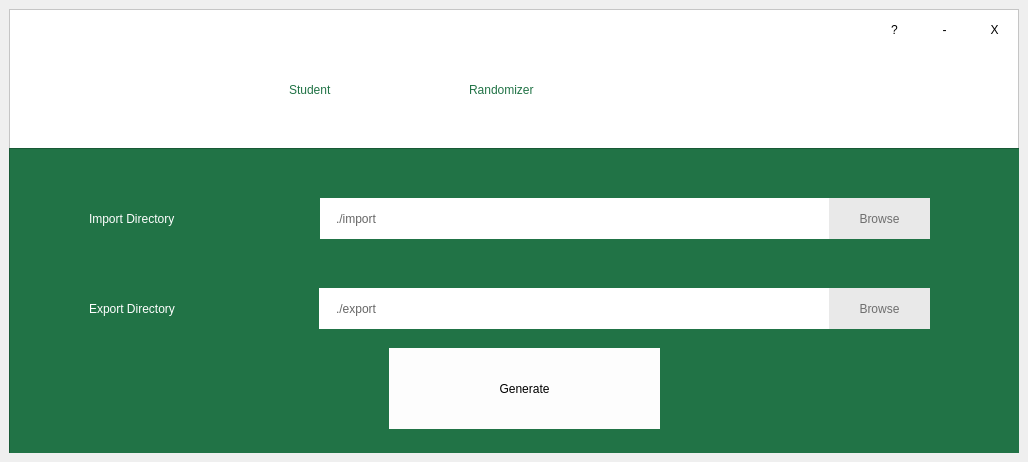
<?xml version="1.0" encoding="UTF-8"?>
<ui version="4.0">
 <class>student_randomizer_main</class>
 <widget class="QMainWindow" name="student_randomizer_main">
  <property name="geometry">
   <rect>
    <x>0</x>
    <y>0</y>
    <width>1028</width>
    <height>462</height>
   </rect>
  </property>
  <property name="minimumSize">
   <size>
    <width>1028</width>
    <height>462</height>
   </size>
  </property>
  <property name="maximumSize">
   <size>
    <width>1028</width>
    <height>462</height>
   </size>
  </property>
  <property name="windowTitle">
   <string>Student Randomizer</string>
  </property>
  <property name="styleSheet">
   <string notr="true">QMainWindow {
	border: none;
	color: rgb(255, 255, 255);
}</string>
  </property>
  <widget class="QWidget" name="main_frame">
   <layout class="QVBoxLayout" name="verticalLayout">
    <item>
     <widget class="QFrame" name="main_window">
      <property name="styleSheet">
       <string notr="true">QFrame{
	background-color:rgb(255, 255, 255);
}</string>
      </property>
      <property name="frameShape">
       <enum>QFrame::StyledPanel</enum>
      </property>
      <property name="frameShadow">
       <enum>QFrame::Raised</enum>
      </property>
      <widget class="QFrame" name="secondary_window">
       <property name="geometry">
        <rect>
         <x>0</x>
         <y>139</y>
         <width>1011</width>
         <height>311</height>
        </rect>
       </property>
       <property name="styleSheet">
        <string notr="true">QFrame{
	background-color: rgb(33, 115, 70);
}</string>
       </property>
       <property name="frameShape">
        <enum>QFrame::StyledPanel</enum>
       </property>
       <property name="frameShadow">
        <enum>QFrame::Raised</enum>
       </property>
       <widget class="QLineEdit" name="import_text_box">
        <property name="geometry">
         <rect>
          <x>310</x>
          <y>50</y>
          <width>511</width>
          <height>41</height>
         </rect>
        </property>
        <property name="styleSheet">
         <string notr="true">QLineEdit {
	border: none;
	padding-left: 15px;
	color: rgb(102, 102, 102);
	font: 18pt &quot;Segoe UI&quot;;
}
QLineEdit:hover {
	background-color: rgb(211, 240, 224);
}
</string>
        </property>
        <property name="text">
         <string>./import</string>
        </property>
       </widget>
       <widget class="QLineEdit" name="export_text_box">
        <property name="geometry">
         <rect>
          <x>310</x>
          <y>140</y>
          <width>511</width>
          <height>41</height>
         </rect>
        </property>
        <property name="styleSheet">
         <string notr="true">QLineEdit {
	border: none;
	padding-left: 15px;
	color: rgb(102, 102, 102);
	font: 18pt &quot;Segoe UI&quot;;
}
QLineEdit:hover {
	background-color: rgb(211, 240, 224);
}</string>
        </property>
        <property name="text">
         <string>./export</string>
        </property>
       </widget>
       <widget class="QPushButton" name="import_button">
        <property name="geometry">
         <rect>
          <x>820</x>
          <y>50</y>
          <width>101</width>
          <height>41</height>
         </rect>
        </property>
        <property name="styleSheet">
         <string notr="true">QPushButton{
	border: 5px;
	background-color: rgb(233, 233, 233);
	color: rgb(110, 110, 110);
	font: 18pt &quot;Segoe UI&quot;;
}
QPushButton:hover {
	background-color: rgb(211, 240, 224);
}

</string>
        </property>
        <property name="text">
         <string>Browse</string>
        </property>
       </widget>
       <widget class="QPushButton" name="export_button">
        <property name="geometry">
         <rect>
          <x>820</x>
          <y>140</y>
          <width>101</width>
          <height>41</height>
         </rect>
        </property>
        <property name="styleSheet">
         <string notr="true">QPushButton{
	border: 5px;
	background-color: rgb(233, 233, 233);
	color: rgb(110, 110, 110);
	font: 18pt &quot;Segoe UI&quot;;
}
QPushButton:hover {
	background-color: rgb(211, 240, 224);
}

</string>
        </property>
        <property name="text">
         <string>Browse</string>
        </property>
       </widget>
       <widget class="QPushButton" name="generate_button">
        <property name="geometry">
         <rect>
          <x>380</x>
          <y>200</y>
          <width>271</width>
          <height>81</height>
         </rect>
        </property>
        <property name="styleSheet">
         <string notr="true">QPushButton{
	border: 5px;
	background-color: rgb(253, 253, 253);
	font: 18pt &quot;Segoe UI&quot;;
}
QPushButton:hover {
	background-color: rgb(211, 240, 224);
}

</string>
        </property>
        <property name="text">
         <string>Generate</string>
        </property>
       </widget>
       <widget class="QLabel" name="import_title">
        <property name="geometry">
         <rect>
          <x>80</x>
          <y>50</y>
          <width>231</width>
          <height>41</height>
         </rect>
        </property>
        <property name="styleSheet">
         <string notr="true">QLabel {
	border: none;
	color:white;
	font: 550 22pt &quot;Segoe UI&quot;;
}</string>
        </property>
        <property name="text">
         <string>Import Directory</string>
        </property>
       </widget>
       <widget class="QLabel" name="export_title">
        <property name="geometry">
         <rect>
          <x>80</x>
          <y>140</y>
          <width>221</width>
          <height>41</height>
         </rect>
        </property>
        <property name="styleSheet">
         <string notr="true">QLabel {
	border: none;
	color:white;
	font: 550 22pt &quot;Segoe UI&quot;;
}</string>
        </property>
        <property name="text">
         <string>Export Directory</string>
        </property>
       </widget>
      </widget>
      <widget class="QPushButton" name="minimize">
       <property name="geometry">
        <rect>
         <x>910</x>
         <y>0</y>
         <width>51</width>
         <height>41</height>
        </rect>
       </property>
       <property name="styleSheet">
        <string notr="true">QPushButton {
	border: none;
	font: 100 38pt &quot;Segoe UI&quot;;
}
QPushButton:hover{
	background-color: rgb(179, 179, 179)
}</string>
       </property>
       <property name="text">
        <string>-</string>
       </property>
      </widget>
      <widget class="QPushButton" name="close">
       <property name="geometry">
        <rect>
         <x>960</x>
         <y>0</y>
         <width>51</width>
         <height>41</height>
        </rect>
       </property>
       <property name="styleSheet">
        <string notr="true">QPushButton {
	border: none;
	font: 500 23pt &quot;Segoe UI&quot;;
}
QPushButton:hover{
	background-color:rgb(235, 0, 0);
	color: white;
}</string>
       </property>
       <property name="text">
        <string>X</string>
       </property>
      </widget>
      <widget class="QPushButton" name="minimize_2">
       <property name="geometry">
        <rect>
         <x>860</x>
         <y>0</y>
         <width>51</width>
         <height>41</height>
        </rect>
       </property>
       <property name="styleSheet">
        <string notr="true">QPushButton {
	border: none;
	font: 500 22pt &quot;Segoe UI&quot;;
}
QPushButton:hover{
	background-color: rgb(179, 179, 179)
}</string>
       </property>
       <property name="text">
        <string>?</string>
       </property>
      </widget>
      <widget class="QLabel" name="title_1">
       <property name="geometry">
        <rect>
         <x>280</x>
         <y>40</y>
         <width>171</width>
         <height>81</height>
        </rect>
       </property>
       <property name="styleSheet">
        <string notr="true">QLabel {
	border: none;
	color: rgb(33, 115, 70);
	font: 450 36pt &quot;Segoe UI&quot;;
}</string>
       </property>
       <property name="text">
        <string>Student</string>
       </property>
      </widget>
      <widget class="QLabel" name="title_2">
       <property name="geometry">
        <rect>
         <x>460</x>
         <y>40</y>
         <width>281</width>
         <height>81</height>
        </rect>
       </property>
       <property name="styleSheet">
        <string notr="true">QLabel {
	border: none;
	color: rgb(33, 115, 70);
	font: 650 36pt &quot;Segoe UI&quot;;
}</string>
       </property>
       <property name="text">
        <string>Randomizer</string>
       </property>
      </widget>
     </widget>
    </item>
   </layout>
  </widget>
 </widget>
 <resources/>
 <connections/>
</ui>
